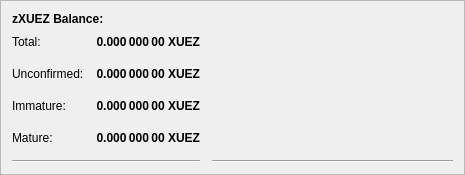
         <widget class="QFrame" name="frame_4">
          <property name="geometry">
           <rect>
            <x>0</x>
            <y>-10</y>
            <width>465</width>
            <height>171</height>
           </rect>
          </property>
          <property name="frameShape">
           <enum>QFrame::StyledPanel</enum>
          </property>
          <property name="frameShadow">
           <enum>QFrame::Raised</enum>
          </property>
          <layout class="QVBoxLayout" name="verticalLayout_7">
           <item>
            <widget class="QLabel" name="label_5z_3">
             <property name="enabled">
              <bool>true</bool>
             </property>
             <property name="maximumSize">
              <size>
               <width>16777215</width>
               <height>20</height>
              </size>
             </property>
             <property name="font">
              <font>
               <weight>75</weight>
               <bold>true</bold>
              </font>
             </property>
             <property name="lineWidth">
              <number>0</number>
             </property>
             <property name="text">
              <string>zXUEZ Balance:</string>
             </property>
            </widget>
           </item>
           <item>
            <layout class="QGridLayout" name="gridLayout_5">
             <property name="spacing">
              <number>12</number>
             </property>
             <item row="4" column="0">
              <widget class="QLabel" name="labelzBalanceMatureText">
               <property name="toolTip">
                <string>Mature: more than 20 confirmation and more than 3 mints of the same denomination after it was minted.
These zXUEZ are spendable.</string>
               </property>
               <property name="text">
                <string>Mature:</string>
               </property>
              </widget>
             </item>
             <item row="5" column="0" colspan="2">
              <widget class="Line" name="lineSpendableBalance_5">
               <property name="orientation">
                <enum>Qt::Horizontal</enum>
               </property>
              </widget>
             </item>
             <item row="1" column="1">
              <widget class="QLabel" name="labelzBalance">
               <property name="font">
                <font>
                 <weight>75</weight>
                 <bold>true</bold>
                </font>
               </property>
               <property name="cursor">
                <cursorShape>IBeamCursor</cursorShape>
               </property>
               <property name="toolTip">
                <string>All available zXUEZ, unconfirmed and immature zXUEZ included.</string>
               </property>
               <property name="text">
                <string notr="true">0.000 000 00 XUEZ</string>
               </property>
               <property name="alignment">
                <set>Qt::AlignRight|Qt::AlignTrailing|Qt::AlignVCenter</set>
               </property>
               <property name="textInteractionFlags">
                <set>Qt::LinksAccessibleByMouse|Qt::TextSelectableByKeyboard|Qt::TextSelectableByMouse</set>
               </property>
              </widget>
             </item>
             <item row="5" column="2">
              <widget class="Line" name="lineWatchBalance_5">
               <property name="sizePolicy">
                <sizepolicy hsizetype="Preferred" vsizetype="Fixed">
                 <horstretch>0</horstretch>
                 <verstretch>0</verstretch>
                </sizepolicy>
               </property>
               <property name="minimumSize">
                <size>
                 <width>140</width>
                 <height>0</height>
                </size>
               </property>
               <property name="orientation">
                <enum>Qt::Horizontal</enum>
               </property>
              </widget>
             </item>
             <item row="1" column="0">
              <widget class="QLabel" name="labelzBalanceText">
               <property name="toolTip">
                <string>All available zXUEZ, unconfirmed and immature zXUEZ included.</string>
               </property>
               <property name="text">
                <string>Total:</string>
               </property>
              </widget>
             </item>
             <item row="1" column="2">
              <spacer name="horizontalSpacer_8">
               <property name="orientation">
                <enum>Qt::Horizontal</enum>
               </property>
               <property name="sizeHint" stdset="0">
                <size>
                 <width>40</width>
                 <height>20</height>
                </size>
               </property>
              </spacer>
             </item>
             <item row="4" column="2">
              <spacer name="horizontalSpacer_4">
               <property name="orientation">
                <enum>Qt::Horizontal</enum>
               </property>
               <property name="sizeHint" stdset="0">
                <size>
                 <width>40</width>
                 <height>20</height>
                </size>
               </property>
              </spacer>
             </item>
             <item row="3" column="1">
              <widget class="QLabel" name="labelzBalanceImmature">
               <property name="font">
                <font>
                 <weight>75</weight>
                 <bold>true</bold>
                </font>
               </property>
               <property name="toolTip">
                <string>Unconfirmed: less than 20 confirmations
Immature: confirmed, but less than 3 mints of the same denomination after it was minted</string>
               </property>
               <property name="text">
                <string>0.000 000 00 XUEZ</string>
               </property>
               <property name="alignment">
                <set>Qt::AlignRight|Qt::AlignTrailing|Qt::AlignVCenter</set>
               </property>
              </widget>
             </item>
             <item row="3" column="0">
              <widget class="QLabel" name="labelzBalanceImmatureText">
               <property name="toolTip">
                <string>Unconfirmed: less than 20 confirmations
Immature: confirmed, but less than 3 mints of the same denomination after it was minted</string>
               </property>
               <property name="text">
                <string>Immature:</string>
               </property>
              </widget>
             </item>
             <item row="2" column="0">
              <widget class="QLabel" name="labelzBalanceUnconfirmedText">
               <property name="toolTip">
                <string>Unconfirmed: less than 20 confirmations
Immature: confirmed, but less than 3 mints of the same denomination after it was minted</string>
               </property>
               <property name="text">
                <string>Unconfirmed:</string>
               </property>
              </widget>
             </item>
             <item row="4" column="1">
              <widget class="QLabel" name="labelzBalanceMature">
               <property name="font">
                <font>
                 <weight>75</weight>
                 <bold>true</bold>
                </font>
               </property>
               <property name="toolTip">
                <string>Mature: more than 20 confirmation and more than 3 mints of the same denomination after it was minted.
These zXUEZ are spendable.</string>
               </property>
               <property name="text">
                <string>0.000 000 00 XUEZ</string>
               </property>
               <property name="alignment">
                <set>Qt::AlignRight|Qt::AlignTrailing|Qt::AlignVCenter</set>
               </property>
              </widget>
             </item>
             <item row="3" column="2">
              <spacer name="horizontalSpacer_7">
               <property name="orientation">
                <enum>Qt::Horizontal</enum>
               </property>
               <property name="sizeHint" stdset="0">
                <size>
                 <width>40</width>
                 <height>20</height>
                </size>
               </property>
              </spacer>
             </item>
             <item row="2" column="1">
              <widget class="QLabel" name="labelzBalanceUnconfirmed">
               <property name="font">
                <font>
                 <weight>75</weight>
                 <bold>true</bold>
                </font>
               </property>
               <property name="toolTip">
                <string>Unconfirmed: less than 20 confirmations
Immature: confirmed, but less than 3 mints of the same denomination after it was minted</string>
               </property>
               <property name="text">
                <string>0.000 000 00 XUEZ</string>
               </property>
               <property name="alignment">
                <set>Qt::AlignRight|Qt::AlignTrailing|Qt::AlignVCenter</set>
               </property>
              </widget>
             </item>
             <item row="2" column="2">
              <spacer name="horizontalSpacer_5">
               <property name="orientation">
                <enum>Qt::Horizontal</enum>
               </property>
               <property name="sizeHint" stdset="0">
                <size>
                 <width>40</width>
                 <height>20</height>
                </size>
               </property>
              </spacer>
             </item>
            </layout>
           </item>
          </layout>
         </widget>
